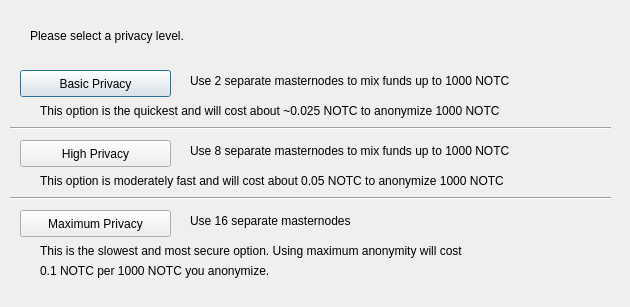
<?xml version="1.0" encoding="UTF-8"?>
<ui version="4.0">
 <class>DarksendConfig</class>
 <widget class="QDialog" name="DarksendConfig">
  <property name="geometry">
   <rect>
    <x>0</x>
    <y>0</y>
    <width>630</width>
    <height>307</height>
   </rect>
  </property>
  <property name="windowTitle">
   <string>Configure PrivateSend</string>
  </property>
  <widget class="QPushButton" name="buttonBasic">
   <property name="geometry">
    <rect>
     <x>20</x>
     <y>70</y>
     <width>151</width>
     <height>27</height>
    </rect>
   </property>
   <property name="text">
    <string>Basic Privacy</string>
   </property>
  </widget>
  <widget class="QPushButton" name="buttonHigh">
   <property name="geometry">
    <rect>
     <x>20</x>
     <y>140</y>
     <width>151</width>
     <height>27</height>
    </rect>
   </property>
   <property name="text">
    <string>High Privacy</string>
   </property>
  </widget>
  <widget class="QPushButton" name="buttonMax">
   <property name="geometry">
    <rect>
     <x>20</x>
     <y>210</y>
     <width>151</width>
     <height>27</height>
    </rect>
   </property>
   <property name="text">
    <string>Maximum Privacy</string>
   </property>
  </widget>
  <widget class="QLabel" name="label">
   <property name="geometry">
    <rect>
     <x>30</x>
     <y>20</y>
     <width>571</width>
     <height>31</height>
    </rect>
   </property>
   <property name="text">
    <string>Please select a privacy level.</string>
   </property>
  </widget>
  <widget class="QLabel" name="label_2">
   <property name="geometry">
    <rect>
     <x>190</x>
     <y>70</y>
     <width>421</width>
     <height>21</height>
    </rect>
   </property>
   <property name="text">
    <string>Use 2 separate masternodes to mix funds up to 1000 NOTC</string>
   </property>
  </widget>
  <widget class="QLabel" name="label_3">
   <property name="geometry">
    <rect>
     <x>190</x>
     <y>140</y>
     <width>411</width>
     <height>21</height>
    </rect>
   </property>
   <property name="text">
    <string>Use 8 separate masternodes to mix funds up to 1000 NOTC</string>
   </property>
  </widget>
  <widget class="QLabel" name="label_4">
   <property name="geometry">
    <rect>
     <x>190</x>
     <y>210</y>
     <width>421</width>
     <height>21</height>
    </rect>
   </property>
   <property name="text">
    <string>Use 16 separate masternodes</string>
   </property>
  </widget>
  <widget class="QLabel" name="label_6">
   <property name="geometry">
    <rect>
     <x>40</x>
     <y>100</y>
     <width>561</width>
     <height>21</height>
    </rect>
   </property>
   <property name="text">
    <string>This option is the quickest and will cost about ~0.025 NOTC to anonymize 1000 NOTC</string>
   </property>
  </widget>
  <widget class="QLabel" name="label_7">
   <property name="geometry">
    <rect>
     <x>40</x>
     <y>170</y>
     <width>561</width>
     <height>21</height>
    </rect>
   </property>
   <property name="text">
    <string>This option is moderately fast and will cost about 0.05 NOTC to anonymize 1000 NOTC</string>
   </property>
  </widget>
  <widget class="QLabel" name="label_8">
   <property name="geometry">
    <rect>
     <x>40</x>
     <y>240</y>
     <width>561</width>
     <height>21</height>
    </rect>
   </property>
   <property name="text">
    <string>This is the slowest and most secure option. Using maximum anonymity will cost</string>
   </property>
  </widget>
  <widget class="QLabel" name="label_9">
   <property name="geometry">
    <rect>
     <x>40</x>
     <y>260</y>
     <width>561</width>
     <height>21</height>
    </rect>
   </property>
   <property name="text">
    <string>0.1 NOTC per 1000 NOTC you anonymize.</string>
   </property>
  </widget>
  <widget class="Line" name="line">
   <property name="geometry">
    <rect>
     <x>10</x>
     <y>120</y>
     <width>601</width>
     <height>16</height>
    </rect>
   </property>
   <property name="orientation">
    <enum>Qt::Horizontal</enum>
   </property>
  </widget>
  <widget class="Line" name="line_2">
   <property name="geometry">
    <rect>
     <x>10</x>
     <y>190</y>
     <width>601</width>
     <height>16</height>
    </rect>
   </property>
   <property name="orientation">
    <enum>Qt::Horizontal</enum>
   </property>
  </widget>
 </widget>
 <resources/>
 <connections/>
</ui>
